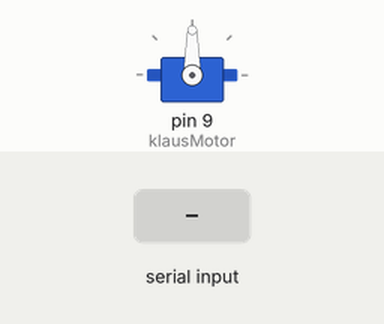
This sketch was run on a simulated Arduino Uno, built with avr-gcc and run on an emulated ATmega328P. On the bench: servo. The test bench sets the inputs (shaded band). What the sketch prints to the serial monitor is not drawn.

Above: at 1.2 s.
1.3 s: "rotate\n" received over Serial
At 2.1 s:
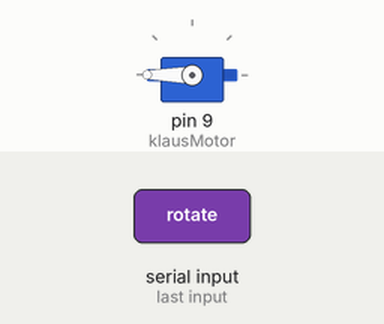
3.8 s: "1\n" received over Serial
Timing chart, 0 to 6.8 s (numbered marks = the images above; inputs shaded):
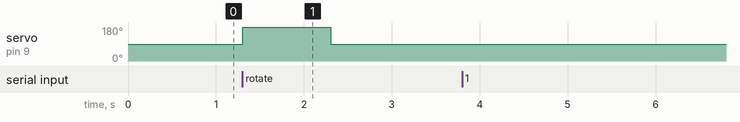

The sketch:

KlausServoMotor.ino
```cpp
#include <Servo.h>

Servo klausMotor; // Create servo object

void setup() {
  Serial.begin(9600); // Start serial communication
  klausMotor.attach(9); // Attach servo to pin 9
  klausMotor.write(90); // Initialize servo to the middle position
}

void loop() {
  if (Serial.available() > 0) { // Check if data is available
    String command = Serial.readStringUntil('\n'); // Read the incoming command
    command.trim(); // Remove any trailing newline or whitespace

    if (command == "rotate") {
      klausMotor.write(180); // Rotate to 180 degrees
      delay(1000); // Wait for 1 second
      klausMotor.write(90);  // Return to center
    } else if (command == "reset") {
      klausMotor.write(90); // Reset servo to the center
    } else {
      Serial.println("Unknown command"); // Handle unknown commands
    }
  }
}
```

Measured:
- after the input at 1.3 s, servo on pin 9 (klausMotor): 90° → 180° at once, → 90° 1.0 s later
- after the input at 3.8 s, every drawn part: stays the same
